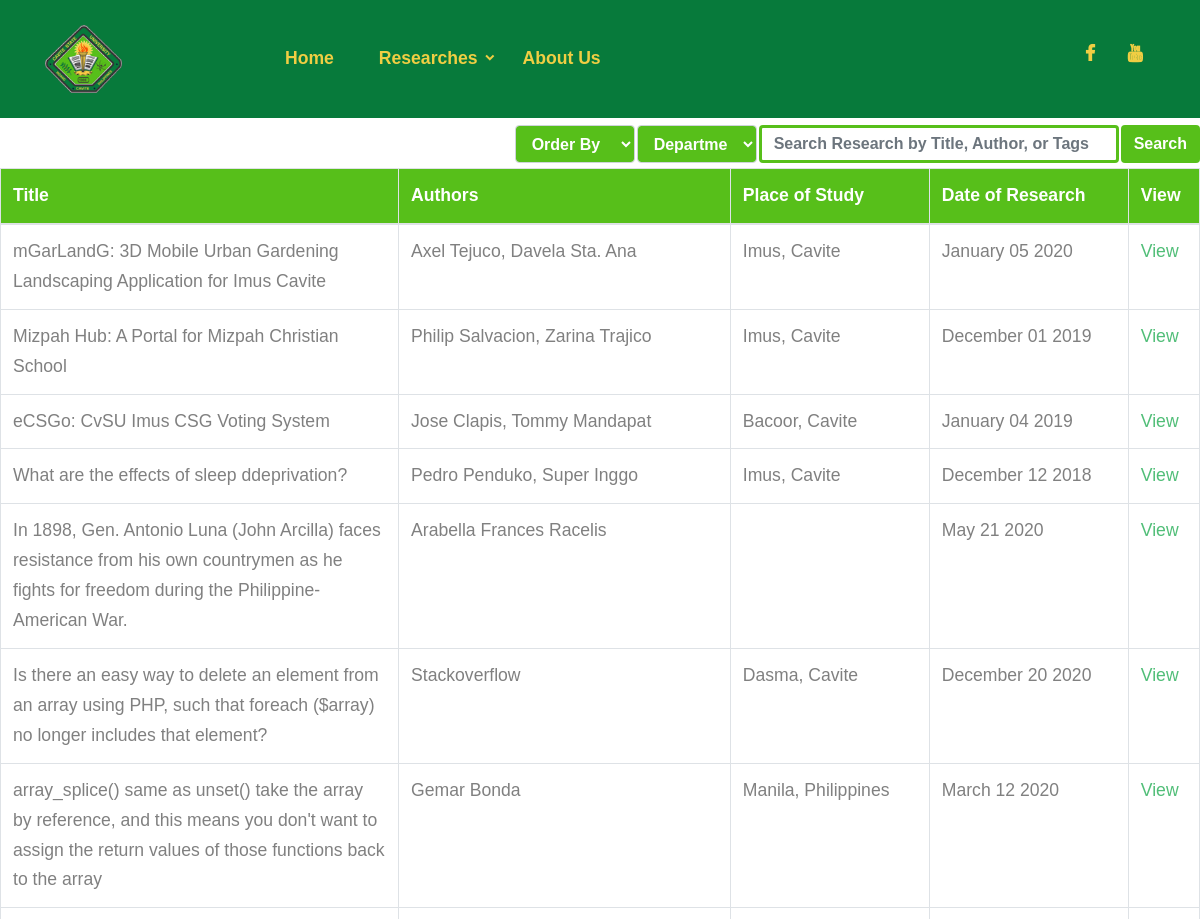
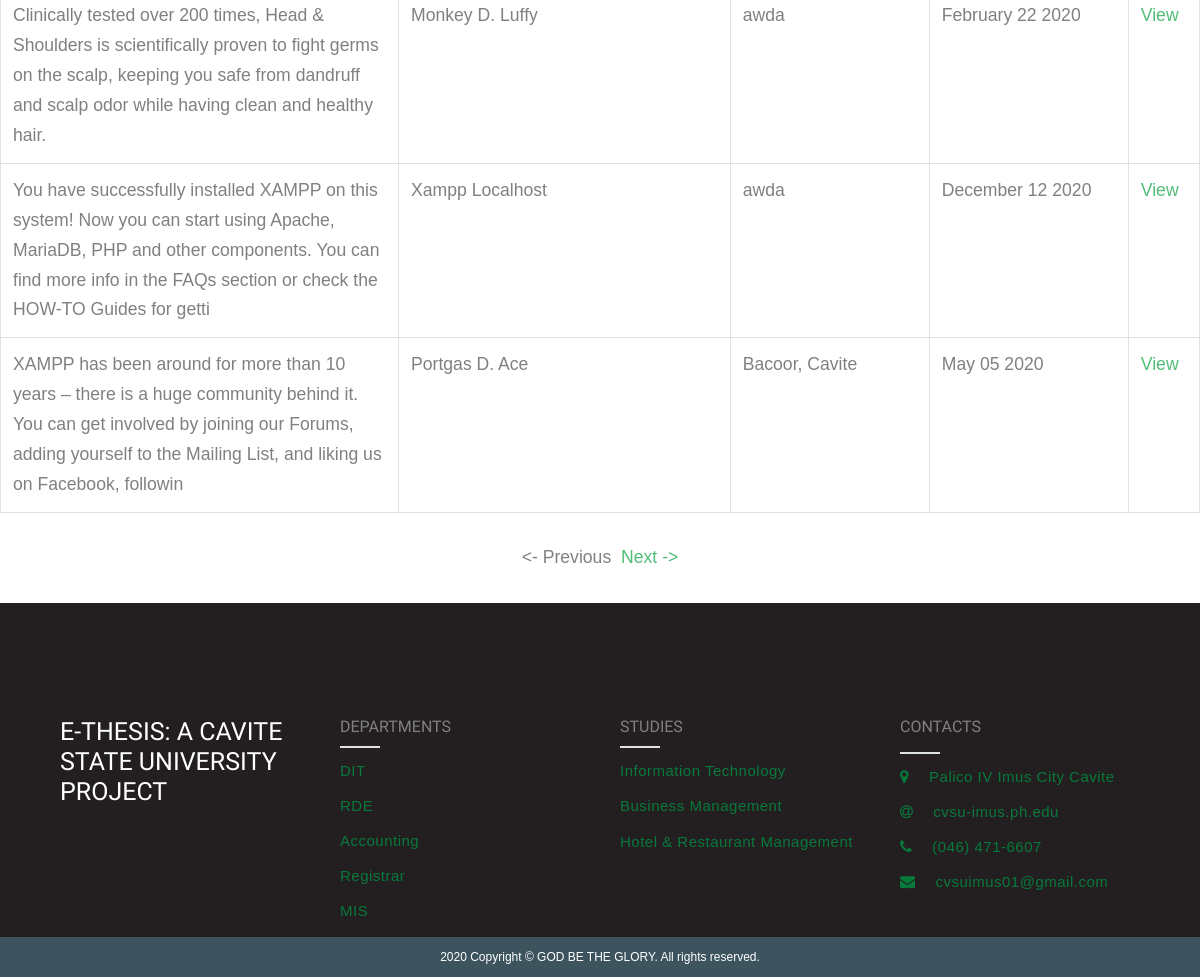
/researches.php, run on the app's committed database (2 pictures, top to bottom).
### tables this page shows
CREATE TABLE `research_files` (
  `research_code` int(10) NOT NULL,
  `thesis_title` varchar(200) NOT NULL,
  `author` varchar(50) NOT NULL,
  `date_of_research` date NOT NULL,
  `place_of_study` varchar(50) NOT NULL,
  `summary` varchar(2000) NOT NULL,
  `tags` varchar(100) NOT NULL,
  `department` varchar(50) DEFAULT NULL
);

### researches.php (the view, shortened to what this page needs)
<?php
    if(!isset($_GET['page']) || $_GET['page'] < 0){
        $page = 0;
    }
    else{
        $page = $_GET['page'];
    }
    $kw = isset($_GET['keyword']) ? $_GET['keyword'] : null;
    $orde = isset($_GET['order']) ? $_GET['order'] : null;
    $orderby = isset($_GET['order']) ? "ORDER BY $orde asc" : " ";
?>
<!DOCTYPE html>
<html lang="en">
<head>
    <?php include "dependencies(css).php";
        include "designfooter.php";
    ?>
</head>
<body data-spy="scroll" data-target=".site-navbar-target" data-offset="300" onload="no_display();">
    <div class="site-wrap">
        <?php include "header.php"; ?>
        <div class="top-spacing-research"></div>
        <div class="d-flex flex-row-reverse">
            <button class="btn search-btn filter-search" id="searchBtn" onclick="search_action();">Search</button>
            <input style="width: 30%; margin-right: 2px;" id="search" value="<?php echo isset($kw) ? $kw : '';?>" class="search-bar form-control search" type="text" name="" value="" placeholder="Search Research by Title, Author, or Tags" onkeyup="search()">
            <select class='form-control filter-sort' id="filter" onchange="location = this.value" style="width: 10%; margin-right: 2px; margin-botton: 2px;" onchange="search()">
                <option value="all">Department</option>
                <?php
                    $sqlForDept = "SELECT * from departments";
                    $result = mysqli_query($conn, $sqlForDept);
                    while ($row = mysqli_fetch_array($result)) { ?>
                        <option value="<?php redirecting("department", $row['department_id']); ?>"><?php echo $row['department_name']; ?></option>
                    <?php
                    }
                ?>
            </select>
            <select class='form-control filter-sort' onchange="location = this.value" id="sort" style="width: 10%; margin-right: 2px; margin-botton: 2px;" onchange="search()">
                <option value="<?php redirecting("order", ""); ?>">Order By</option>
            </select>
        </div>
        <div class="table-responsive" style="margin-top: 5px;">
            <table class="table table-hover table-bordered">
                <thead class="table-head">
                    <tr style="text-align: left;">
                        <th scope="col" width="30%">Title</th>
                        <th scope="col" width="25%">Authors</th>
                        <th scope="col" width="15%">Place of Study</th>
                        <th scope="col" width="15%">Date of Research</th>
                        <th scope="col" width="5%">View</th>
                    </tr>
                </thead>
                <tbody id="table">
                    <?php
                    $showStudiesQuery = "SELECT research_code, thesis_title, author, place_of_study, DATE_FORMAT(date_of_research, '%M %d %Y') as date_of_research FROM research_files  $orderby LIMIT 10 OFFSET $page";
                    $sqlForNumRows = "SELECT COUNT(research_code) as numb from research_files ";
                    if(isset($_GET['department']) && isset($_GET['keyword'])){
                        $department = $_GET['department'];
                        $keyword = $_GET['keyword'];
                        $keyword1 = "%{$_GET['keyword']}%";
                        $condition = "WHERE department = '$department' AND (thesis_title LIKE ? OR author LIKE ? OR tags LIKE ?) ";
                        $showStudiesQuery = $conn->prepare(substr_replace($showStudiesQuery, $condition, 142, 0));
                        $showStudiesQuery->bind_param("sss", $keyword1, $keyword1, $keyword1);
                        $sqlForNumRows = $conn->prepare($sqlForNumRows . $condition);
                        $sqlForNumRows->bind_param("sss", $keyword1, $keyword1, $keyword1);
                    }
                    else {
                        $number1 = 1;
                        $showStudiesQuery = $conn->prepare(substr_replace($showStudiesQuery, "WHERE ?", 142, 0));
                        $showStudiesQuery->bind_param("i", $number1);
                        $sqlForNumRows = $conn->prepare($sqlForNumRows . "WHERE ?");
                        $sqlForNumRows->bind_param("i", $number1);
                    }
                    $showStudiesQuery->execute();
                    $result = $showStudiesQuery->get_result();
                    $sqlForNumRows->execute();
                    $resultNumRows = $sqlForNumRows->get_result();
                    while($rowNumRows = mysqli_fetch_array($resultNumRows)){
                        $num_rows = $rowNumRows['numb'];
                    }
                    while ($row = mysqli_fetch_array($result)) {
                        ?>
                        <tr data-toggle="tooltip" data-placement="bottom" title="<?php echo $row['thesis_title']; ?>">
                            <td><?php echo $row['thesis_title']; ?></td>
                            <td><?php echo $row['author']; ?></td>
                            <td><?php echo $row['place_of_study']; ?></td>
                            <td><?php echo $row['date_of_research']; ?></td>
                            <td><a href="research_info.php?research_code=<?php echo $row['research_code']; ?>">View</a></td>
                        </tr>
                        <?php
                    }
                    ?>
                </tbody>
            </table>
            <div class="topnav" style="margin: absolute !important;">
                <center id="bottom_display" style="margin-bottom: 30px; margin-top: 30px;">
                    <div style="margin-bottom: 1%;">
                        <a <?php
                            if($page != 0){
                                ?>
                                href="researches.php?<?php
                                    $pagenum;
                                    if($page - 10 < 0){
                                        $pagenum = 0;
                                    }
                                    else{
                                        $pagenum = $page - 10;
                                    };
                                    $params = array_merge($_GET, array("page" => $pagenum));
                                    $new_query_string = http_build_query($params);
                                    echo $new_query_string;
                                ?>
                                "<?php
                            } ?> style="margin-right: 5px;"><- Previous</a>
                        <a <?php
                            if($page + 10 < $num_rows){
                                ?>
                                href="researches.php?<?php
                                    $params = array_merge($_GET, array("page" => $page + 10));
                                    $new_query_string = http_build_query($params);
                                    echo $new_query_string;
                                ?>"<?php
                            }
                            ?>style="magrin-left: 5px;">Next -></a>
                    </div>
                </center>
            </div>
        </div>
        <?php
        function redirecting($condition, $filterBy) {
            $params = array_merge($_GET, array("$condition" => $filterBy));
            $new_query_string = http_build_query($params);
            echo "researches.php?" . $new_query_string;
        }
        include "footer.php"; ?>
</body>
</html>

### dependencies(css).php (shortened to what this page needs)
<link rel="stylesheet" href="fonts/icomoon/style.css">
<link rel="stylesheet" href="css/bootstrap.min.css">
<link rel="stylesheet" href="css/jquery-ui.css">
<link rel="stylesheet" href="css/owl.carousel.min.css">
<link rel="stylesheet" href="css/owl.theme.default.min.css">
<link rel="stylesheet" href="css/owl.theme.default.min.css">
<link rel="stylesheet" href="css/jquery.fancybox.min.css">
<link rel="stylesheet" href="css/bootstrap-datepicker.css">
<link rel="stylesheet" href="fonts/flaticon/font/flaticon.css">
<link rel="stylesheet" href="css/aos.css">
<link href="css/jquery.mb.YTPlayer.min.css" media="all" rel="stylesheet" type="text/css">
<link rel="stylesheet" href="css/style.css">
<link rel="stylesheet" href="style.css">
<link rel="stylesheet" href="https://cdnjs.cloudflare.com/ajax/libs/font-awesome/4.7.0/css/font-awesome.min.css">

### designfooter.php (shortened to what this page needs)
<link rel="stylesheet" type="text/css" href="">
    <link href="https://stackpath.bootstrapcdn.com/font-awesome/4.7.0/css/font-awesome.min.css" rel="stylesheet">

### header.php (shortened to what this page needs)
<header class="site-navbar py-4 js-sticky-header site-navbar-target" role="banner">
    <div class="container">
        <div class="d-flex align-items-center">
          <div class="site-logo">
            <a href="index.html" class="d-block">
              <img src="images/cvsu-logo.png" alt="Image" class="img-fluid cvsu-logo">
            </a>
          </div>
          <div class="mr-auto">
            <nav class="site-navigation position-relative text-right" role="navigation">
              <ul class="site-menu main-menu js-clone-nav mr-auto d-none d-lg-block">
                <li>
                  <a href="index.php" class="nav-link text-left">Home</a>
                </li>
                <li class="has-children">
                  <a href="researches.php" class="nav-link text-left">Researches</a>
                </li>
                <li>
                  <a href="about.php" class="nav-link text-left">About Us</a>
                </li>
              </ul>
            </nav>
          </div>
          <div class="ml-auto">
            <div class="social-wrap">
              <a href="#" class="icons-btn"><span class="icon-facebook nav-link"></span></a>
              <a href="#" class="icons-btn"><span class="icon-youtube nav-link"></span></a>
            </div>
          </div>
        </div>
    </div>
</header>

### footer.php (shortened to what this page needs)
  <!DOCTYPE html>
  <html>
  <head>
    <?php include'designfooter.php'; ?>
  </head>
  <body>
   <div class="footer">
     <div class="inner-footer">
       <div class="footer-items">
         <h1 class="headerone">E-Thesis: A Cavite State University Project</h1>
       </div>
       <div class="footer-items">
        <h2 class="header-two">Departments</h2>
        <div class="border"></div>
          <ul class="footer-item">
            <li class="footer-item"><a href="#" class="footer-font">DIT</a></li>
            <li class="footer-item"><a href="#" class="footer-font">RDE</a></li>
            <li class="footer-item"><a href="#" class="footer-font">Accounting</a></li>
            <li class="footer-item"><a href="#" class="footer-font">Registrar</a></li>
            <li class="footer-item"><a href="#" class="footer-font">MIS</a></li>
          </ul>
        </div>
     <div class="footer-items">
      <h2 class="header-two">Studies</h2>
      <div class="border"></div>
      <ul class="footer-item">
        <li class="footer-item"><a href="#" class="footer-font">Information Technology</a></li>
        <l class="footer-item"i><a href="#" class="footer-font">Business Management</a></li>
        <li class="footer-item"><a href="#" class="footer-font">Hotel &amp Restaurant Management</a></li>
      </ul>
   </div>
   <div class="footer-items">
    <h2 class="header-two">Contacts</h2>
    <div class="border"></div>
    <ul class="footer-item">
     <li class="footer-item"><a href="#" class="footer-font"><i class="fa fa-map-marker" aria-hidden="true"></i>Palico IV Imus City Cavite</a></li>
     <li class="footer-item"><a href="#" class="footer-font"><i class="fa fa-at" aria-hidden="true"></i>cvsu-imus.ph.edu</a></li>
     <li class="footer-item"><a href="#" class="footer-font"><i class="fa fa-phone" aria-hidden="true"></i>(046) 471-6607</a></li>
     <li class="footer-item"><a href="#" class="footer-font"><i class="fa fa-envelope" aria-hidden="true"></i></i>cvsuimus01@gmail.com</a></li>
   </ul>
 </div>
    </div>
  </div>
  <div class="footer-bottom">
    2020 Copyright &copy; GOD BE THE GLORY. All rights reserved.
  </div>
  </div>
</body>
</html>

### css/style.css (style rules this page uses)
body { line-height: 1.7; color: gray; font-weight: 300; font-size: 1.1rem; }
a { -webkit-transition: .3s all ease; -o-transition: .3s all ease; transition: .3s all ease; }
h1, h2, h3, h4, h5, .h1, .h2, .h3, .h4, .h5 { font-family: "Muli", -apple-system, BlinkMacSystemFont, "Segoe UI", Roboto, "Helvetica Neue", Arial, sans-serif, "Apple Color Emoji", "Segoe UI Emoji", "Segoe UI Symbol", "Noto Color Emoji"; }
.site-wrap:before { display: none; -webkit-transition: .3s all ease-in-out; -o-transition: .3s all ease-in-out; transition: .3s all ease-in-out; background: rgba(0, 0, 0, 0.6); content: ""; position: absolute; z-index: 2000; top: 0; left: 0; right: 0; bottom: 0; opacity: 0; visibility: hidden; }
.site-logo { position: relative; font-weight: 900; font-size: 1.3rem; }
.site-logo a { color: #000; }
.site-navbar { margin-bottom: 0px; z-index: 1999; position: absolute; width: 100%; }
.site-navbar .site-navigation .site-menu { margin-bottom: 0; }
.site-navbar .site-navigation .site-menu a { text-decoration: none !important; display: inline-block; }
.site-navbar .site-navigation .site-menu > li { display: inline-block; }
.site-navbar .site-navigation .site-menu > li > a { padding: 20px 20px; color: #000; display: inline-block; text-decoration: none !important; }
.site-navbar .site-navigation .site-menu .has-children { position: relative; }
.site-navbar .site-navigation .site-menu .has-children > a { position: relative; padding-right: 20px; }
.site-navbar .site-navigation .site-menu .has-children > a:before { position: absolute; content: "\e313"; font-size: 16px; top: 50%; right: 0; -webkit-transform: translateY(-50%); -ms-transform: translateY(-50%); transform: translateY(-50%); font-family: 'icomoon'; }
.social-wrap a { display: inline-block; width: 40px; height: 40px; background: #51be78; position: relative; }
.social-wrap a > span { position: absolute; color: #fff; left: 50%; top: 50%; -webkit-transform: translate(-50%, -50%); -ms-transform: translate(-50%, -50%); transform: translate(-50%, -50%); }
.footer { padding: 4rem 0; background: rgba(35, 31, 32, 1); font-size: 14px; color: #fff; }

### style.css (style rules this page uses)
.site-navbar { background-color: rgba(7, 122, 59, 1) !important; }
.nav-link { color: rgba(240, 206, 67, 1) !important; font-weight: 600 !important; }
.cvsu-logo { max-width: 35% !important; max-height: 35% !important; }
.icons-btn { background-color: rgba(7, 122, 59, 1) !important; }
.footer-font { color: rgba(7, 122, 59, 1); }
.top-spacing-research { height: 125px; }
.footer { background: rgba(35, 31, 32, 1) !important; }
.footer-bottom { background-color: rgb(104, 100, 102); }
.table-head { background-color: rgba(87, 191, 26, 1) !important; color: white; }
.filter-sort { background-color: rgba(87, 191, 26, 1) !important; color: white; font-weight: 600; }
.filter-search { background-color: rgba(87, 191, 26, 1) !important; color: white; font-weight: 600; }
.search { border-color: rgba(87, 191, 26, 1) !important; font-weight: 600; border-width: 3px; }

### designfooter.php (style rules this page uses)
* { margin: 0; padding: 0; font-family: sans-serif; }
.footer { width: 100%; background: #00121b; display: block; }
.inner-footer { width: 95%; margin: auto; padding: 30px 10px; display: flex; flex-wrap: wrap; box-sizing: border-box; justify-content: center; }
.footer-items { width: 25%; padding: 10px 20px; box-sizing: border-box; }
.headerone { padding: 10px 0; font-size: 25px; color: #fff; text-transform: uppercase; }
.header-two { margin: 10px 0; color: grey; font-size: 16px; font-weight: lighter; text-transform: uppercase; }
.border { height: 2px; width: 40px; background: #ffbf00; }
.footer-item { list-style: none; color: #fff; font-size: 15px; letter-spacing: 0.5px; }
ul a { text-decoration: none; outline: none; color: #fff; transition: 0.3%; }
.footer-item { margin: 10px 0; height: 25px; }
li i { margin-right: 20px; }
.footer-bottom { padding: 10px; background: #3d545f; color: #fff; font-size: 12px; text-align: center; }

### data on the page
research_files: thesis_title "mGarLandG: 3D Mobile Urban Gardening Landscaping Application for Imus Cavite", author "Axel Tejuco, Davela Sta. Ana", place_of_study "Imus, Cavite", date_of_research "January 05 2020"
research_files: thesis_title "Mizpah Hub: A Portal for Mizpah Christian School", author "Philip Salvacion, Zarina Trajico", place_of_study "Imus, Cavite", date_of_research "December 01 2019"
research_files: thesis_title "eCSGo: CvSU Imus CSG Voting System", author "Jose Clapis, Tommy Mandapat", place_of_study "Bacoor, Cavite", date_of_research "January 04 2019"
research_files: thesis_title "What are the effects of sleep ddeprivation?", author "Pedro Penduko, Super Inggo", place_of_study "Imus, Cavite", date_of_research "December 12 2018"
research_files: thesis_title "In 1898, Gen. Antonio Luna (John Arcilla) faces resistance from his own countrymen as he fights for freedom during the Philippine-American War.", author "Arabella Frances Racelis", date_of_research "May 21 2020"
research_files: thesis_title "Is there an easy way to delete an element from an array using PHP, such that foreach ($array) no longer includes that element?", author "Stackoverflow", place_of_study "Dasma, Cavite", date_of_research "December 20 2020"
research_files: thesis_title "array_splice() same as unset() take the array by reference, and this means you don't want to assign the return values of those functions back to the array", author "Gemar Bonda", place_of_study "Manila, Philippines", date_of_research "March 12 2020"
research_files: thesis_title "Clinically tested over 200 times, Head & Shoulders is scientifically proven to fight germs on the scalp, keeping you safe from dandruff and scalp odor while having clean and healthy hair.", author "Monkey D. Luffy", place_of_study "awda", date_of_research "February 22 2020"
research_files: thesis_title "You have successfully installed XAMPP on this system! Now you can start using Apache, MariaDB, PHP and other components. You can find more info in the FAQs section or check the HOW-TO Guides for getti", author "Xampp Localhost", place_of_study "awda", date_of_research "December 12 2020"
research_files: thesis_title "XAMPP has been around for more than 10 years – there is a huge community behind it. You can get involved by joining our Forums, adding yourself to the Mailing List, and liking us on Facebook, followin", author "Portgas D. Ace", place_of_study "Bacoor, Cavite", date_of_research "May 05 2020"
